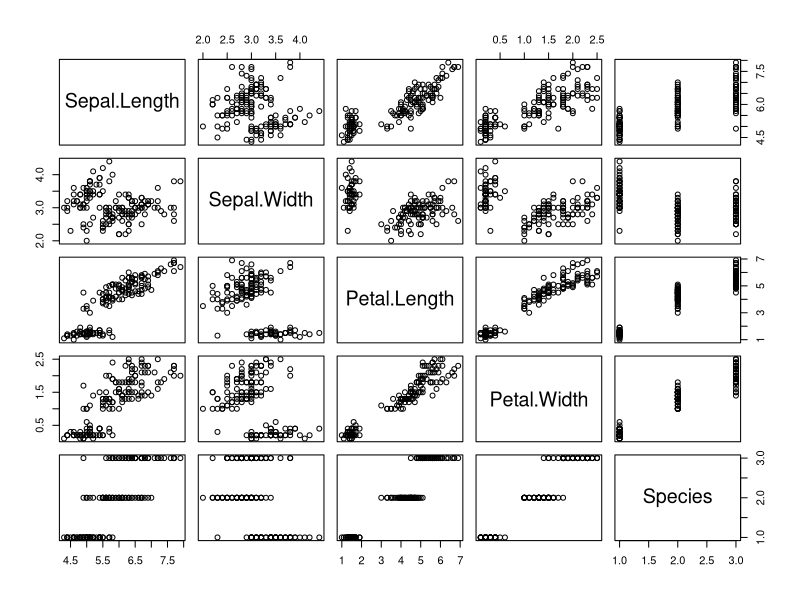
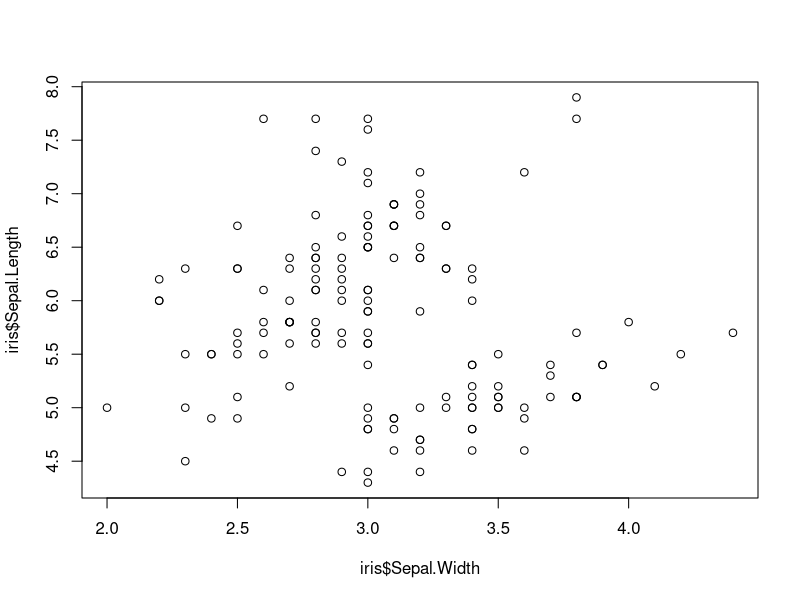
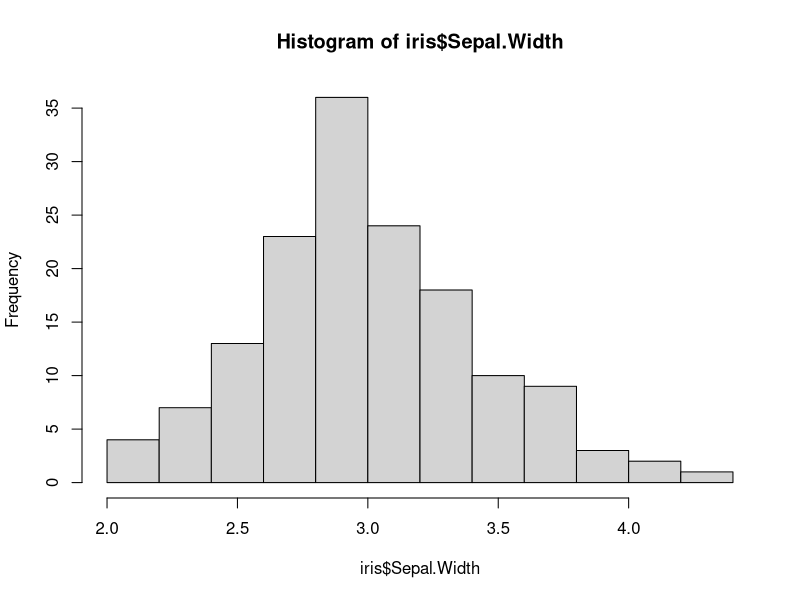

R code for these plots, in order:
library(datasets)
data(iris)
summary(iris)
summary(iris$Sepal.Length)
names(iris)
tolower(names(iris))
toupper(names(iris))
library("dplyr")
virginica <- filter(iris, Species == "virginica")
head(virginica)
sepalLength6 <- filter(iris, Species == "virginica", Sepal.Length > 6)
tail(sepalLength6)
selected <- select(iris, Sepal.Length, Sepal.Width, Petal.Length)
selected2 <- select(iris, Sepal.Length:Petal.Length)
head(selected, 3)
identical(selected, selected2)
newCol <- mutate(iris, greater.half = Sepal.Width > 0.5*Sepal.Length)
tail(newCol)
sum(newCol$greater.half)
newCol <- arrange(newCol, Petal.Width)
head(newCol)
arr.virg <- newCol %>% filter(Species == "virginica") %>% arrange(Sepal.Width)
arr.virg[30:35,]
summarise(arr.virg, mean.length = mean(Sepal.Length, na.rm = TRUE))
summarise(arr.virg, std.lendth = sd(Sepal.Length, na.rm = TRUE))
plot(iris)
plot(iris$Sepal.Width, iris$Sepal.Length)
hist(iris$Sepal.Width)
